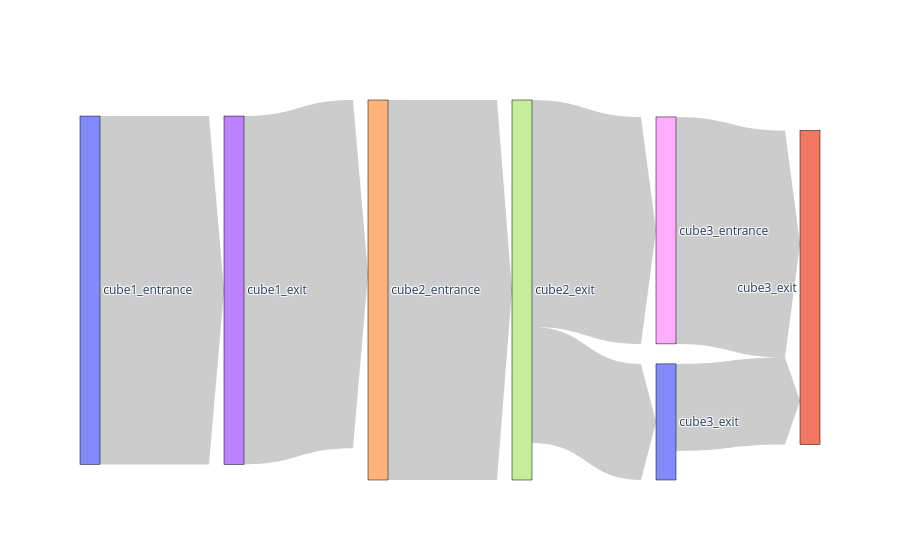

The notebook cell this image was saved under:
### Code cell
df_copy = filtered_df.dropna(subset=['door_sequence'])

original_doors = sorted(set([door for seq in df_copy['door_sequence'] for door in seq.split(',')]))

flow_matrix = pd.DataFrame(0, index=original_doors, columns=original_doors)

for sequence in df_copy['door_sequence']:
    doors_visited = sequence.split(',')
    for i in range(len(doors_visited) - 1):
        flow_matrix.loc[doors_visited[i], doors_visited[i + 1]] += 1

threshold = 20  # Adjust this value as needed

flow_matrix = flow_matrix.applymap(lambda x: x if x > threshold else 0)

flow_matrix = flow_matrix.loc[(flow_matrix.sum(axis=1) > 0), (flow_matrix.sum(axis=0) > 0)]

fig = go.Figure(data=[go.Sankey(
    node=dict(
        pad=20,
        thickness=20,
        line=dict(color='black', width=0.5),
        label=original_doors
    ),
    link=dict(
        arrowlen=15,
        source=[original_doors.index(src) for src in flow_matrix.index for _ in range(len(flow_matrix.columns))],
        target=[original_doors.index(dest) for _ in range(len(flow_matrix.index)) for dest in flow_matrix.columns],
        value=flow_matrix.values.flatten()
    )
)])

fig.update_traces(
    node=dict(label=desired_doors),
    selector=dict(type='sankey')
)

fig.show()

### Figure 1 — Plotly figure (JSON) as saved in the notebook; plotly's stock layout.template omitted (floating-point values rounded to 4 significant figures)
{"data": [{"link": {"arrowlen": 15, "source": [0, 0, 0, 0, 0, 0, 3, 3, 3, 3, 3, 3, 4, 4, 4, 4, 4, 4, 7, 7, 7, 7, 7, 7, 8, 8, 8, 8, 8, 8, 10, 10, 10, 10, 10, 10], "target": [3, 4, 7, 8, 10, 11, 3, 4, 7, 8, 10, 11, 3, 4, 7, 8, 10, 11, 3, 4, 7, 8, 10, 11, 3, 4, 7, 8, 10, 11, 3, 4, 7, 8, 10, 11], "value": [132, 0, 0, 0, 0, 0, 0, 132, 0, 0, 0, 0, 0, 0, 144, 0, 0, 0, 0, 0, 0, 86, 44, 0, 0, 0, 0, 0, 0, 86, 0, 0, 0, 0, 0, 33]}, "node": {"label": ["cube1_entrance", "cube1_entrance", "cube1_exit", "cube1_exit", "cube2_entrance", "cube2_entrance", "cube2_exit", "cube2_exit", "cube3_entrance", "cube3_entrance", "cube3_exit", "cube3_exit"], "line": {"color": "black", "width": 0.5}, "pad": 20, "thickness": 20}, "type": "sankey"}], "layout": {}}
